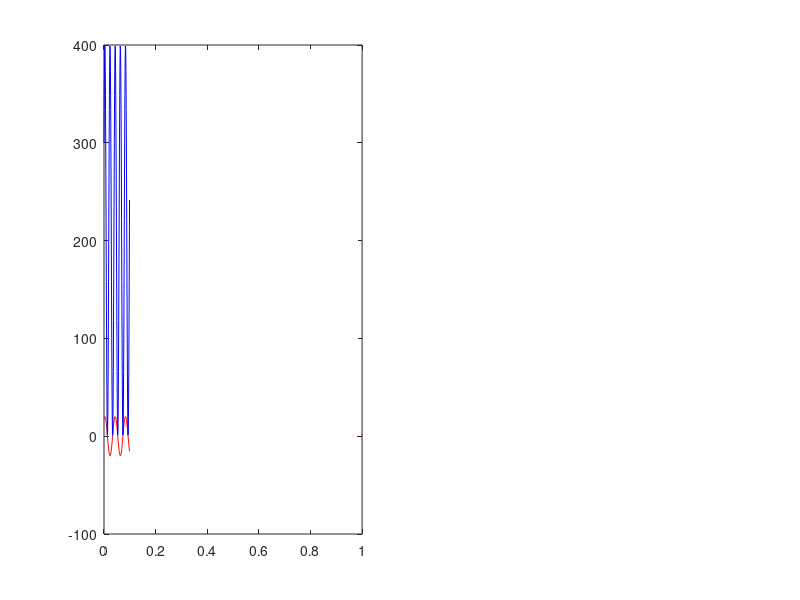

Source code (MATLAB): (Note: this script raises an error after producing the figure.)
clc;
clear;

%parameter setting
initial_time = 0;
final_time = 0.099;
N = 100; %grid number

t = linspace(initial_time, final_time, N);
x = 20 * cos(50 * pi * t - pi / 6);
y = x.^2;
sinusoid_component = 200 * cos(100 * pi * t - pi / 3); 
dc_component =  linspace(initial_time, final_time, N);
dc_component(1:100) = 200;
superposition = sinusoid_component + dc_component; 
y_mean = mean(y);
fprintf('mean of y(t) = %.2f\n', y_mean);

figure('units','normalized','outerposition',[0 0 1 1]);
subplot(1,2,1);
plot(t,x,'-r', LineWidth= 1.5);hold on;
plot(t,y,'-b', LineWidth= 1.5);hold on;
xlabel('time(sec)', FontSize= 20);
ylabel('Magnitude', FontSize=  20);
title('Plot x(t) and y(t)', FontSize= 24);
legend('x(t) = 20cos(50\pit-\pi/6)', 'y(t) = x^2(t)', Fontsize = 16);
grid on;

subplot(1,2,2);
plot(t,y,'-r', LineWidth= 1.5);hold on;
plot(t,sinusoid_component,'-g', LineWidth= 1.5);hold on;
plot(t,dc_component,'-b', LineWidth= 1.5);hold on;
plot(t,superposition,'xk', LineWidth= 1.5);hold on;
xlabel('time(sec)', FontSize= 20);
ylabel('Magnitude', FontSize=  20);
title('Decomposiotion of y(t)', FontSize= 24);
legend('y(t)', 'sinusoidal component', 'dc component','superposition' , Fontsize = 16);
grid on;

